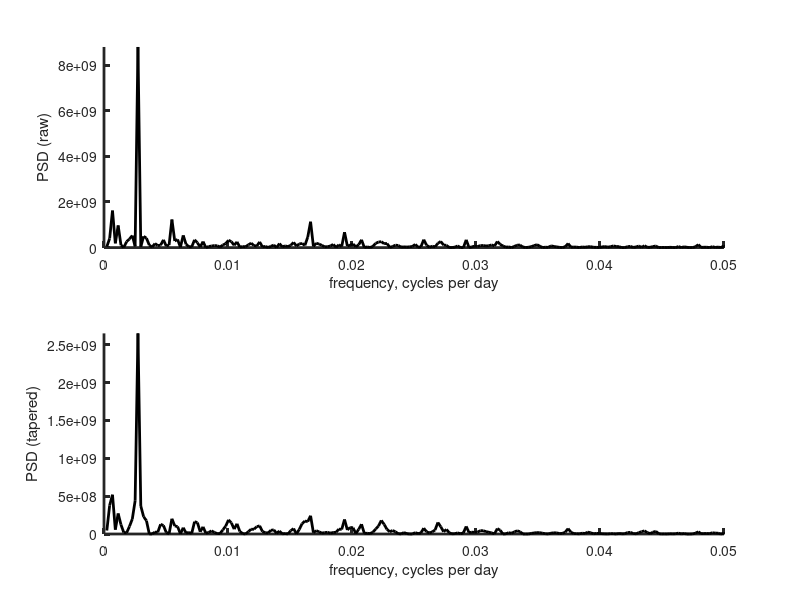

MATLAB code for this plot:
% problem 9.04
% modified from eda06_03
% power spectral density of the Neuse River hydrograph

% load data
D = load('neuse.txt');
Dt = D(2,1)-D(1,1);
d = D(:,2);
N=length(d);
T = N*Dt;

% remove mean
d = d - mean(d);

% round off to even number of points
N=floor(N/2)*2;
M=N;
d=d(1:N);

% set up frequencies
Nf=N/2+1;
fmax = 1/(2*Dt);
Df = fmax/(N/2);
f = Df*[0:Nf-1]';

% compute power spectral density of raw data
dtilde = Dt * fft(d);
s2 = (2/T) * abs(dtilde).^2;

% find max
[s2max, is2max] = max(s2);
disp(sprintf('largest peak at frequency %f (raw)', (is2max-1)*Df));

% plot spectral density
figure(1)
clf;

% plot vs frequency
subplot(2,1,1);
set(gca,'LineWidth',2);
hold on;
axis( [ 0, 0.05, 0, max(s2(2:Nf)) ] );
plot(f(2:Nf),s2(2:Nf),'k-','LineWidth',2);
xlabel('frequency, cycles per day');
ylabel('PSD (raw)');

% Hamming filter
W=0.54-0.46*cos(2*pi*[0:N-1]'/(N-1));

% compute power spectral density of tapered data
dtilde = Dt * fft(W.*d);
s2 = (2/T) * abs(dtilde).^2;

% find max
[s2max, is2max] = max(s2);
disp(sprintf('largest peak at frequency %f (tapered)', (is2max-1)*Df));

% plot vs frequency
subplot(2,1,2);
set(gca,'LineWidth',2);
hold on;
axis( [ 0, 0.05, 0, max(s2(2:Nf)) ] );
plot(f(2:Nf),s2(2:Nf),'k-','LineWidth',2);
xlabel('frequency, cycles per day');
ylabel('PSD (tapered)');
